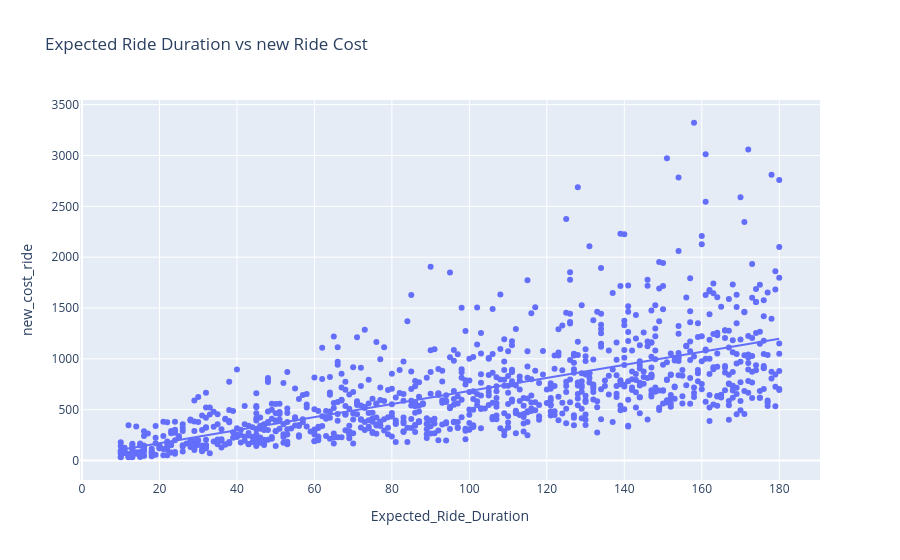

This figure's notebook cell:
### Code cell
fig = px.scatter(
    data,
    x="Expected_Ride_Duration",
    y="new_cost_ride",
    title="Expected Ride Duration vs new Ride Cost",
    trendline="ols",
)
fig.show()

### Figure 1 — Plotly figure (JSON) as saved in the notebook; plotly's stock layout.template omitted (floating-point values rounded to 4 significant figures; data arrays with more than 128 entries replaced by an {"elided": "..."} marker saying what was removed)
{"data": [{"hovertemplate": "Expected_Ride_Duration=%{x}<br>new_cost_ride=%{y}<extra></extra>", "legendgroup": "", "marker": {"color": "#636efa", "symbol": "circle"}, "mode": "markers", "name": "", "orientation": "v", "showlegend": false, "type": "scatter", "x": {"elided": "1000 int values"}, "xaxis": "x", "y": {"elided": "1000 float values"}, "yaxis": "y"}, {"hovertemplate": "<b>OLS trendline</b><br>new_cost_ride = 6.41066 * Expected_Ride_Duration + 42.715<br>R<sup>2</sup>=0.426517<br><br>Expected_Ride_Duration=%{x}<br>new_cost_ride=%{y} <b>(trend)</b><extra></extra>", "legendgroup": "", "marker": {"color": "#636efa", "symbol": "circle"}, "mode": "lines", "name": "", "showlegend": false, "type": "scatter", "x": {"elided": "1000 int values"}, "xaxis": "x", "y": {"elided": "1000 float values"}, "yaxis": "y"}], "layout": {"legend": {"tracegroupgap": 0}, "title": {"text": "Expected Ride Duration vs new Ride Cost"}, "xaxis": {"anchor": "y", "domain": [0, 1], "title": {"text": "Expected_Ride_Duration"}}, "yaxis": {"anchor": "x", "domain": [0, 1], "title": {"text": "new_cost_ride"}}}}
